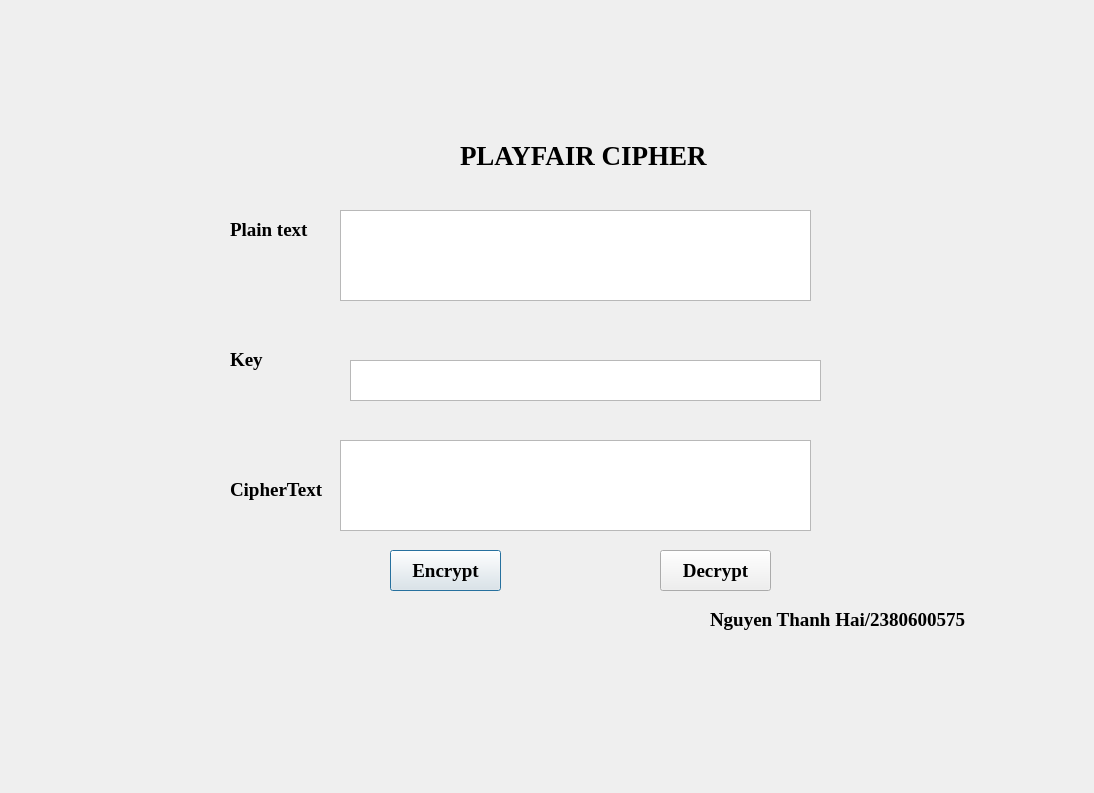
<?xml version="1.0" encoding="UTF-8"?>
<ui version="4.0">
 <class>Dialog</class>
 <widget class="QDialog" name="Dialog">
  <property name="geometry">
   <rect>
    <x>0</x>
    <y>0</y>
    <width>1094</width>
    <height>793</height>
   </rect>
  </property>
  <property name="windowTitle">
   <string>Dialog</string>
  </property>
  <widget class="QLabel" name="label_2">
   <property name="geometry">
    <rect>
     <x>230</x>
     <y>220</y>
     <width>111</width>
     <height>20</height>
    </rect>
   </property>
   <property name="font">
    <font>
     <family>Times New Roman</family>
     <pointsize>14</pointsize>
     <weight>75</weight>
     <bold>true</bold>
    </font>
   </property>
   <property name="text">
    <string>Plain text</string>
   </property>
  </widget>
  <widget class="QTextEdit" name="txt_key">
   <property name="geometry">
    <rect>
     <x>350</x>
     <y>360</y>
     <width>471</width>
     <height>41</height>
    </rect>
   </property>
  </widget>
  <widget class="QTextEdit" name="txt_cipher_text">
   <property name="geometry">
    <rect>
     <x>340</x>
     <y>440</y>
     <width>471</width>
     <height>91</height>
    </rect>
   </property>
  </widget>
  <widget class="QPushButton" name="btn_encrypt">
   <property name="geometry">
    <rect>
     <x>390</x>
     <y>550</y>
     <width>111</width>
     <height>41</height>
    </rect>
   </property>
   <property name="font">
    <font>
     <family>Times New Roman</family>
     <pointsize>14</pointsize>
     <weight>75</weight>
     <bold>true</bold>
    </font>
   </property>
   <property name="text">
    <string>Encrypt</string>
   </property>
  </widget>
  <widget class="QLabel" name="label">
   <property name="geometry">
    <rect>
     <x>460</x>
     <y>140</y>
     <width>291</width>
     <height>31</height>
    </rect>
   </property>
   <property name="font">
    <font>
     <family>Times New Roman</family>
     <pointsize>20</pointsize>
     <weight>75</weight>
     <bold>true</bold>
    </font>
   </property>
   <property name="text">
    <string>PLAYFAIR CIPHER</string>
   </property>
  </widget>
  <widget class="QTextEdit" name="txt_plain_text">
   <property name="geometry">
    <rect>
     <x>340</x>
     <y>210</y>
     <width>471</width>
     <height>91</height>
    </rect>
   </property>
  </widget>
  <widget class="QLabel" name="label_3">
   <property name="geometry">
    <rect>
     <x>230</x>
     <y>350</y>
     <width>111</width>
     <height>20</height>
    </rect>
   </property>
   <property name="font">
    <font>
     <family>Times New Roman</family>
     <pointsize>14</pointsize>
     <weight>75</weight>
     <bold>true</bold>
    </font>
   </property>
   <property name="text">
    <string>Key</string>
   </property>
  </widget>
  <widget class="QLabel" name="label_4">
   <property name="geometry">
    <rect>
     <x>230</x>
     <y>480</y>
     <width>111</width>
     <height>20</height>
    </rect>
   </property>
   <property name="font">
    <font>
     <family>Times New Roman</family>
     <pointsize>14</pointsize>
     <weight>75</weight>
     <bold>true</bold>
    </font>
   </property>
   <property name="text">
    <string>CipherText</string>
   </property>
  </widget>
  <widget class="QPushButton" name="btn_decrypt">
   <property name="geometry">
    <rect>
     <x>660</x>
     <y>550</y>
     <width>111</width>
     <height>41</height>
    </rect>
   </property>
   <property name="font">
    <font>
     <family>Times New Roman</family>
     <pointsize>14</pointsize>
     <weight>75</weight>
     <bold>true</bold>
    </font>
   </property>
   <property name="text">
    <string>Decrypt</string>
   </property>
  </widget>
  <widget class="QLabel" name="label_5">
   <property name="geometry">
    <rect>
     <x>710</x>
     <y>610</y>
     <width>281</width>
     <height>20</height>
    </rect>
   </property>
   <property name="font">
    <font>
     <family>Times New Roman</family>
     <pointsize>14</pointsize>
     <weight>75</weight>
     <bold>true</bold>
    </font>
   </property>
   <property name="text">
    <string>Nguyen Thanh Hai/2380600575</string>
   </property>
  </widget>
 </widget>
 <resources/>
 <connections/>
</ui>
